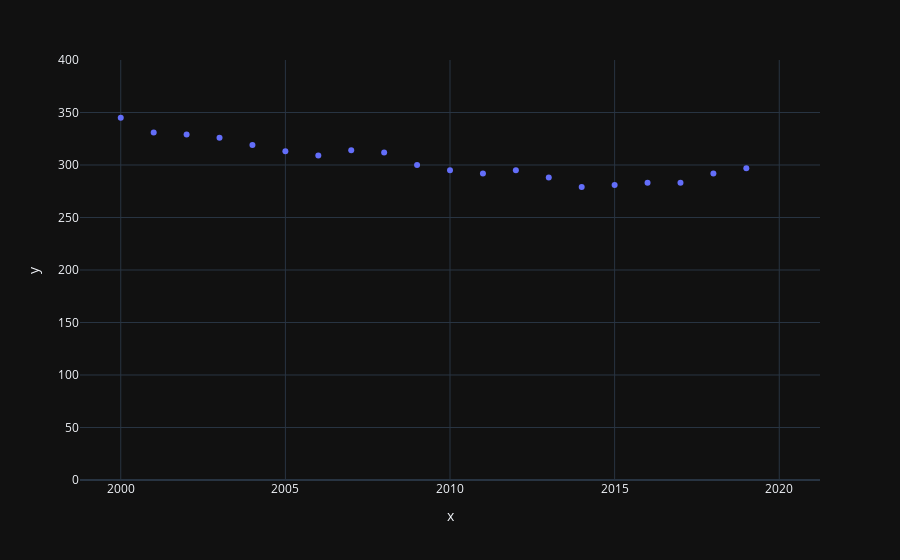

The notebook cell this image was saved under:
### Code cell
data_na = data.isna()
nb_na = [data[data["Year"]==year].isna().sum().sum() for year in data["Year"].unique()]
fig_na = px.scatter(data,
                    x = data["Year"].unique(),
                    y = nb_na,
                    template=template,
                    range_y= [0,400]
                    )
fig_na.show()

### Figure 1 — Plotly figure (JSON) as saved in the notebook; plotly's stock layout.template omitted (floating-point values rounded to 4 significant figures)
{"data": [{"hovertemplate": "x=%{x}<br>y=%{y}<extra></extra>", "legendgroup": "", "marker": {"color": "#636efa", "symbol": "circle"}, "mode": "markers", "name": "", "orientation": "v", "showlegend": false, "type": "scatter", "x": [2000, 2001, 2002, 2003, 2004, 2005, 2006, 2007, 2008, 2009, 2010, 2011, 2012, 2013, 2014, 2015, 2016, 2017, 2018, 2019, 2020], "xaxis": "x", "y": [345, 331, 329, 326, 319, 313, 309, 314, 312, 300, 295, 292, 295, 288, 279, 281, 283, 283, 292, 297, 895], "yaxis": "y"}], "layout": {"legend": {"tracegroupgap": 0}, "margin": {"t": 60}, "xaxis": {"anchor": "y", "domain": [0, 1], "title": {"text": "x"}}, "yaxis": {"anchor": "x", "domain": [0, 1], "range": [0, 400], "title": {"text": "y"}}}}
